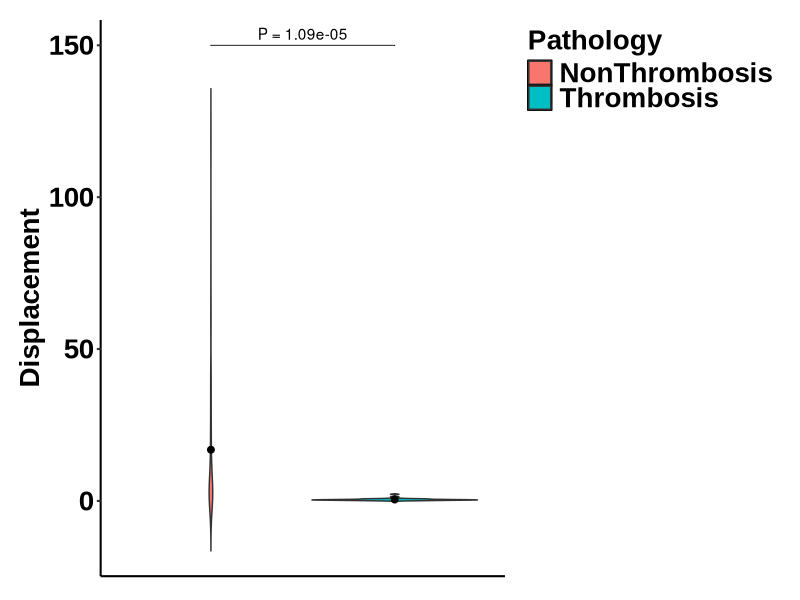

The R script that drew this image: (Note: this script raises an error after producing the figure.)
## ---- chunk 1
library(conflicted)
library(tidyverse)
library(rstatix)
library(ggpubr)
library(cowplot)
library(caret)
library(car)
library(glmnet)

getwd()

set.seed(2022)

mytheme1 <- theme(panel.background = element_blank(),
                  plot.margin = unit(c(1, 1, 0, 1), "lines"),
                  plot.title = element_text(hjust = 0.5, size=20, family = "Arial", face = "bold"),
                  axis.line = element_line(size = 0.7),
                  axis.ticks = element_line(size = 0.7), 
                  axis.title = element_text(size=20, family = "Arial", face = "bold"), 
                  axis.text = element_text(size=20, color = "black", family = "Arial", face = "bold"), 
                  legend.position = "top", 
                  legend.key = element_rect(fill = "white"), 
                  legend.title = element_text(size = 20, family = "Arial", face = "bold"),
                  legend.text = element_text(size = 20, family = "Arial", face = "bold"), 
                  strip.background = element_rect(colour = "black", fill = "white"), 
                  strip.text.x = element_text(size=18, family = "Arial", face = "bold"), 
                  strip.text.y = element_text(size=18, family = "Arial", face = "bold"))

mytheme2 = theme_bw() + 
        theme(panel.background = element_blank(),
              plot.margin = unit(c(1, 1, 0, 1), "lines"),
              plot.title = element_text(hjust = 0.5, size=20, family = "Arial", face = "bold"),
              axis.title = element_text(size=20, family = "Arial", face = "bold"), 
              axis.text = element_text(size=20, color = "black", family = "Arial", face = "bold"), 
              panel.grid = element_blank(),
              legend.position = "right", 
              legend.justification = "top",
              legend.key = element_rect(fill = "white"), 
              legend.title = element_text(size = 20, family = "Arial", face = "bold"),
              legend.text = element_text(size = 20, family = "Arial", face = "bold"), 
              strip.background = element_rect(colour = "black", fill = "white"), 
              strip.text.x = element_text(size=18, family = "Arial", face = "bold"), 
              strip.text.y = element_text(size=18, family = "Arial", face = "bold"))
## ---- chunk 2
setwd("/Users/shuntaro/Documents/R/CW/230302_scBehavSeq_12081/R_output")
getwd()
df.meta.new = read_csv("12081_ATG_Ly6G_Metadata.csv")
df.raw.2 = read_csv("12081_ATG_Ly6G_Parameters_M2.csv")
df.normalized.2 = read_csv("12081_ATG_Ly6G_Normalized_M2.csv")
## ---- chunk 3
# metadataから、Lifetime = 1のオブジェクトのみを抽出
df.meta.1 = df.meta.new |>
        dplyr::filter(Lifetime == 1) |>
        mutate(Order = 1:102) |>
        relocate(Order, .after = Label) |>
        print()

# metadataからPathology列を抽出し、df.normalized.2と結合する。
df.patho.2 = bind_cols(df.meta.1$Pathology, df.normalized.2) |>
        rename(Pathology = "...1") |>
        mutate(Pathology = factor(Pathology, 
                                  levels = c("Thrombosis", "NonThrombosis"))) |>
        print()
## ---- chunk 4
# df.patho.2データセットの75%を訓練データ、残りの25%をテストデータにする。
ind_train = createDataPartition(y = df.patho.2$Pathology, 
                                p = 0.75, 
                                list = FALSE)
data_train = df.patho.2[ind_train, ]
data_test = df.patho.2[-ind_train, ]

mean(data_train$Pathology)
mean(data_test$Pathology)
## ---- chunk 5
# glm関数用に、df.patho.2のPathology列の目的変数Thrombosis、NonThrombosisをそれぞれ1, 0（dbl型）に変換する。
df.patho.2.dbl = df.patho.2 |>
        mutate(Pathology = case_when(Pathology == "Thrombosis" ~ 1, 
                                     Pathology == "NonThrombosis" ~ 0)) |>
        print()
table(df.patho.2.dbl$Pathology)
fit1 = glm(Pathology ~., 
           family = binomial(link = logit),
           data = df.patho.2.dbl)
## ---- chunk 6
step.fit1 = step(fit1)
car::vif(step.fit1)

summary(step.fit1)
broom::tidy(step.fit1)
broom::glance(step.fit1)
## ---- chunk 7
# caretパッケージのtrain関数を用いてロジスティック回帰モデルを作成。
## step関数と相関係数マトリクスを参照して選択したパラメータを用いる。
modelLookup("glm")
glm = train(data = data_train, 
             Pathology ~ MajorAxisLength_Mean +
                    MaxFeretDiameter_Mean +
                    EquivalentDiameter_Std +
                    MajorAxisLength_Std +
                    MaxFeretDiameter_Std +
                    Perimeter_Std +
                    MeanderRatio_Mean +
                     IntegratedDistance, 
             method = "glm", 
             family = "binomial", 
             trControl = trainControl(method = "cv"))
glm
summary(glm)
## ---- chunk 8
y_train = data_train |>
        select(Pathology) |>
        mutate(Pathology = case_when(Pathology == "Thrombosis" ~ 1, 
                                     Pathology == "NonThrombosis" ~ 0)) |>
        print()
# 予測確率の取得: predict関数を使用して、トレーニングデータに対する予測確率を取得する。
## type引数を"prob"に設定することで、予測確率が取得される。
## data_train$Pathologyをラベル列として結合する。
predicted_prob_glm = predict(glm, data_train, type = "prob") |>
        bind_cols(y_train) |>
        print()

# モデルの対数尤度の計算: 予測確率を使用して、モデルの対数尤度を計算する。ロジスティック回帰モデルの対数尤度は、以下の式で計算される。
log_likelihood_glm = sum(predicted_prob_glm[, "Pathology"] * 
                                 log(predicted_prob_glm[, "Thrombosis"]) + 
                                 (1 - predicted_prob_glm[, "Pathology"]) * 
                                 log(1 - predicted_prob_glm[, "Thrombosis"]))
log_likelihood_glm

# Nullモデルの対数尤度の計算: Nullモデルの対数尤度を計算する。Nullモデルは、全てのサンプルが一つのクラスに所属すると予測するモデルであり、ロジスティック回帰モデルの切片項のみからなるモデル。

null_model_prob_glm = rep(mean(as.matrix(y_train)), length(as.matrix(y_train)))
null_model_prob_glm

null_model_log_likelihood_glm = sum(as.matrix(y_train) * 
                                            log(null_model_prob_glm) + 
                                            (1 - as.matrix(y_train)) * 
                                            log(1 - null_model_prob_glm))
null_model_log_likelihood_glm

# McFaddenの決定係数の計算: McFaddenの決定係数は、以下の式で計算される。
mcfadden_r2_glm = 1 - (log_likelihood_glm / null_model_log_likelihood_glm)
mcfadden_r2_glm
## ---- chunk 9
pred_glm = predict(glm, data_test)
head(pred_glm)
confusionMatrix(reference = data_test$Pathology, 
                data = pred_glm, 
                mode = "everything", 
                positive = "Thrombosis")
## ---- chunk 10
# パラメータごとにループを回す
results = list() # 結果を保存するリストを初期化
params = df.patho.2 |>
        select(-Pathology) |>
        colnames() |> # 使用するパラメータの列名を取得
        print()

for (param in params) {
  # ロジスティック回帰モデルを生成
  formula = as.formula(paste0("Pathology ~ ", param))
  model = train(formula, 
                data = df.patho.2, 
                method = "glm", 
                family = "binomial", 
                trControl = trainControl(method = "none"))

  # McFadden決定係数を計算
  null_deviance = model$finalModel$null.deviance # Nullモデルの逸脱度
  deviance = model$finalModel$deviance # フルモデルの逸脱度
  mcfadden_r2 = 1 - (deviance / null_deviance) # McFadden決定係数

  # 結果をリストに保存
  results[[param]] = mcfadden_r2
}
results

# 結果をデータフレームに変換し、LRI順に並べ替える
results_df = as_tibble(results) |>
        pivot_longer(cols = c(Area_Mean:IntegratedDistance), names_to = "param", values_to = "LRI") |>
        arrange(-LRI) |>
        print()
## ---- chunk 11
# caretパッケージのtrain関数を用いてロジスティック回帰モデルを作成。
glmManual = train(data = data_train, 
             Pathology ~ Displacement +
                    MeanRadius_Std +
                     Eccentricity_Std, 
             method = "glm", 
             family = binomial(), 
             trControl = trainControl(method = "cv"))
glmManual
summary(glmManual)
## ---- chunk 12
# 標準化する前のパラメータ表とメタデータのPathology列を結合したデータフレームdf.patho.2.rawを作成。
df.patho.2.raw = bind_cols(df.meta.1$Pathology, df.raw.2) |>
        rename(Pathology = "...1") |>
        mutate(Pathology = factor(Pathology, 
                                  levels = c("NonThrombosis", "Thrombosis"))) |>
        print()

# クラスターごとのパラメータの平均値を計算
df.patho.2.mean = df.patho.2.raw %>%
        group_by(Pathology) %>%
        summarise(across(Area_Mean:IntegratedDistance, mean)) %>%
        print()

# 指定したパラメータのavova結果を反映したviolin plotを表示する関数PlotViolinを作成する。
PlotViolin = function(data_full = df.patho.2.raw,
                      data_mean = df.patho.2.mean,
                      parameter = parameter, 
                      pvalue.y.position = pvalue.y.position){
        pwc.param = tukey_hsd(data_full, as.formula(paste0(parameter, "~ Pathology")))
        
        p1 = ggplot() +
                mytheme1 +
                theme(plot.margin = unit(c(1, 1, 1, 1), "lines"))
        
        p2_1 = p1 +
                aes(x = Pathology, y = .data[[parameter]]) +
                geom_violin(data = data_full, 
                            aes(fill = Pathology), 
                            trim = FALSE, 
                            adjust = 1) +
                theme(axis.title.x = element_blank(), 
                      axis.ticks.x = element_blank(), 
                      axis.text.x = element_blank(), 
                      legend.position = "right", 
                      legend.justification = "top")
        p2_2 = p2_1 + 
                geom_point(data = data_mean,
                           aes(x = Pathology, y = .data[[parameter]]),
                           size = 2) +
                theme(axis.title.x = element_blank(), 
                      axis.ticks.x = element_blank(), 
                      axis.text.x = element_blank())
        
        ViolinPlot = p2_2 +
                stat_pvalue_manual(pwc.param[pwc.param$term == "Pathology", ], 
                                   label = "P = {p.adj}", 
                                   y.position = pvalue.y.position, 
                                   step.increase = 0.1, 
                                   tip.length = 0, 
                                   hide.ns = TRUE)
        
        return(ViolinPlot)
}

## Displacement
ViolinPlot.Displacement = PlotViolin(data_full = df.patho.2.raw,
                                             data_mean = df.patho.2.mean, 
                                               parameter = "Displacement", 
                                     pvalue.y.position = 150)

ViolinPlot.Displacement

## MeanRadius_Std
ViolinPlot.MeanRadius_Std = PlotViolin(parameter = "MeanRadius_Std", 
                                     pvalue.y.position = 0.55)

MeanRadius_Std

## Eccentricity_Std
ViolinPlot.Eccentricity_Std = PlotViolin(parameter = "Eccentricity_Std", 
                                     pvalue.y.position = 0.3)

ViolinPlot.Eccentricity_Std

# 全パラメータのviolin plotをまとめて表示
plot_grid(ViolinPlot.Displacement + theme(legend.position = "none"), 
          ViolinPlot.MeanRadius_Std + theme(legend.position = "none"), 
          ViolinPlot.Eccentricity_Std + theme(legend.position = "right", 
                        legend.justification = "top"), 
          nrow = 1, 
          ncol = 3,
          rel_widths = c(1, 1, 1.6))

setwd("/Users/shuntaro/Documents/R/CW/230302_scBehavSeq_12081/R_output")
getwd()
ggsave("Violin_Select.tiff", width = 18, height = 6)    
## ---- chunk 13
# 予測確率の取得: 
predicted_prob_glmManual = predict(glmManual, data_train, type = "prob") |>
        bind_cols(y_train) |>
        print()

# モデルの対数尤度の計算:
log_likelihood_glmManual = sum(predicted_prob_glmManual[, "Pathology"] * 
                                 log(predicted_prob_glmManual[, "Thrombosis"]) + 
                                 (1 - predicted_prob_glmManual[, "Pathology"]) * 
                                 log(1 - predicted_prob_glmManual[, "Thrombosis"]))
log_likelihood_glmManual

# Nullモデルの対数尤度の計算: 
null_model_prob_glmManual = rep(mean(as.matrix(y_train)), length(as.matrix(y_train)))
null_model_prob_glmManual

null_model_log_likelihood_glmManual = sum(as.matrix(y_train) * 
                                            log(null_model_prob_glmManual) + 
                                            (1 - as.matrix(y_train)) * 
                                            log(1 - null_model_prob_glmManual))
null_model_log_likelihood_glmManual

# McFaddenの決定係数の計算: McFaddenの決定係数は、以下の式で計算される。
mcfadden_r2_glmManual = 1 - (log_likelihood_glmManual / null_model_log_likelihood_glmManual)
mcfadden_r2_glmManual
## ---- chunk 14
pred_glmManual = predict(glmManual, data_test)
head(pred_glmManual)
confusionMatrix(reference = data_test$Pathology, 
                data = pred_glmManual, 
                mode = "everything", 
                positive = "Thrombosis")
## ---- chunk 15
# caretパッケージのtrain関数を用いてロジスティック回帰モデルを作成。
## glmnetメソッドを用いることで、Lasso回帰などの正則化つき線形回帰モデルを作成できる。
head(data_train)
modelLookup("glmnet")

# alpha = 1でLasso回帰を指定できる。
train_grid1 = expand.grid(alpha = 1 , lambda = 10 ^ (1:10 * -1))
lasso1 = train(data = data_train,
             Pathology ~ .,
             method = "glmnet",
             family = "binomial",
             trControl = trainControl(method = "cv"),
             tuneGrid = train_grid1, 
             metric = "Accuracy")

lasso1
## ---- chunk 16
train_grid2 = expand.grid(alpha = 1 , lambda = seq(1e-3, 1e-1, by = 0.01))
lasso2 = train(data = data_train,
             Pathology ~ .,
             method = "glmnet",
             family = "binomial",
             trControl = trainControl(method = "cv"),
             tuneGrid = train_grid2, 
             metric = "Accuracy")

lasso2
## ---- chunk 17
coef(lasso2$finalModel, s = lasso2$bestTune$lambda)

# 選択されたパラメータで改めてロジスティック回帰を行い、係数の評価を行う。
glmlasso = train(data = data_train, 
             Pathology ~ Eccentricity_Mean +
                    Solidity_Mean  +
                     Compactness_Std +
                     EquivalentDiameter_Std +
                     MaximumRadius_Std +
                     MeanRadius_Std +
                     MedianRadius_Std +
                     MinFeretDiameter_Std +
                     DistanceTraveled_Std +
                     Speed_Std +
                     Linearity_Mean +
                     MeanderRatio_Mean +
                     FinalAge, 
             method = "glm", 
             family = binomial(), 
             trControl = trainControl(method = "cv"))
glmlasso
summary(glmlasso)
## ---- chunk 18
# 予測確率の取得: 
predicted_prob_lasso = predict(lasso2, data_train, type = "prob") |>
        bind_cols(y_train) |>
        print()

# モデルの対数尤度の計算:
log_likelihood_lasso = sum(predicted_prob_lasso[, "Pathology"] * 
                                 log(predicted_prob_lasso[, "Thrombosis"]) + 
                                 (1 - predicted_prob_lasso[, "Pathology"]) * 
                                 log(1 - predicted_prob_lasso[, "Thrombosis"]))
log_likelihood_lasso

# Nullモデルの対数尤度の計算: 
null_model_prob_lasso = rep(mean(as.matrix(y_train)), length(as.matrix(y_train)))
null_model_prob_lasso

null_model_log_likelihood_lasso = sum(as.matrix(y_train) * 
                                            log(null_model_prob_lasso) + 
                                            (1 - as.matrix(y_train)) * 
                                            log(1 - null_model_prob_lasso))
null_model_log_likelihood_lasso

# McFaddenの決定係数の計算: McFaddenの決定係数は、以下の式で計算される。
mcfadden_r2_lasso = 1 - (log_likelihood_lasso / null_model_log_likelihood_lasso)
mcfadden_r2_lasso
## ---- chunk 19
pred_lasso = predict(lasso2, data_test)
head(pred_lasso)
confusionMatrix(reference = data_test$Pathology, 
                data = pred_lasso, 
                mode = "everything", 
                positive = "Thrombosis")
